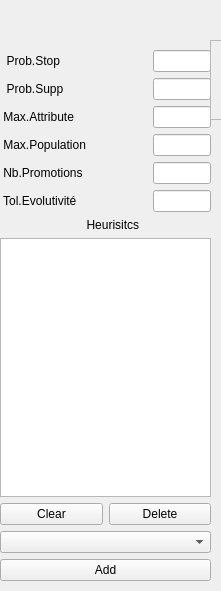
   <widget class="QWidget" name="S" native="true">
    <property name="geometry">
     <rect>
      <x>10</x>
      <y>-40</y>
      <width>221</width>
      <height>591</height>
     </rect>
    </property>
    <widget class="QWidget" name="verticalLayoutWidget_3">
     <property name="geometry">
      <rect>
       <x>0</x>
       <y>50</y>
       <width>211</width>
       <height>531</height>
      </rect>
     </property>
     <layout class="QVBoxLayout" name="Parametres">
      <item>
       <layout class="QVBoxLayout" name="verticalLayout">
        <item>
         <layout class="QFormLayout" name="formLayout_5">
          <item row="0" column="0">
           <widget class="QLabel" name="label">
            <property name="styleSheet">
             <string notr="true"/>
            </property>
            <property name="text">
             <string>  Prob.Stop                          </string>
            </property>
           </widget>
          </item>
          <item row="1" column="0">
           <widget class="QLabel" name="label_2">
            <property name="text">
             <string>  Prob.Supp </string>
            </property>
           </widget>
          </item>
          <item row="2" column="0">
           <widget class="QLabel" name="label_3">
            <property name="text">
             <string> Max.Attribute</string>
            </property>
           </widget>
          </item>
          <item row="3" column="0">
           <widget class="QLabel" name="label_6">
            <property name="text">
             <string> Max.Population</string>
            </property>
           </widget>
          </item>
          <item row="4" column="0">
           <widget class="QLabel" name="label_7">
            <property name="text">
             <string> Nb.Promotions</string>
            </property>
           </widget>
          </item>
          <item row="5" column="0">
           <widget class="QLabel" name="label_8">
            <property name="text">
             <string> Tol.Evolutivité</string>
            </property>
           </widget>
          </item>
          <item row="0" column="1">
           <widget class="QLineEdit" name="prob_stop"/>
          </item>
          <item row="1" column="1">
           <widget class="QLineEdit" name="prob_supp"/>
          </item>
          <item row="3" column="1">
           <widget class="QLineEdit" name="max_population"/>
          </item>
          <item row="2" column="1">
           <widget class="QLineEdit" name="max_attribute"/>
          </item>
          <item row="4" column="1">
           <widget class="QLineEdit" name="nb_promotions"/>
          </item>
          <item row="5" column="1">
           <widget class="QLineEdit" name="tol_evolutivite"/>
          </item>
         </layout>
        </item>
        <item>
         <widget class="QLabel" name="label_4">
          <property name="text">
           <string>                          Heurisitcs</string>
          </property>
         </widget>
        </item>
        <item>
         <widget class="QListWidget" name="heuristics"/>
        </item>
        <item>
         <layout class="QHBoxLayout" name="horizontalLayout">
          <item>
           <widget class="QPushButton" name="clear">
            <property name="baseSize">
             <size>
              <width>0</width>
              <height>10</height>
             </size>
            </property>
            <property name="text">
             <string>Clear</string>
            </property>
           </widget>
          </item>
          <item>
           <widget class="QPushButton" name="delete_h">
            <property name="baseSize">
             <size>
              <width>0</width>
              <height>10</height>
             </size>
            </property>
            <property name="text">
             <string>Delete</string>
            </property>
           </widget>
          </item>
         </layout>
        </item>
        <item>
         <widget class="QComboBox" name="add_heuristics"/>
        </item>
        <item>
         <widget class="QPushButton" name="heuristics_button">
          <property name="text">
           <string>Add</string>
          </property>
         </widget>
        </item>
       </layout>
      </item>
     </layout>
    </widget>
    <widget class="QFrame" name="frame">
     <property name="geometry">
      <rect>
       <x>210</x>
       <y>40</y>
       <width>621</width>
       <height>80</height>
      </rect>
     </property>
     <property name="frameShape">
      <enum>QFrame::StyledPanel</enum>
     </property>
     <property name="frameShadow">
      <enum>QFrame::Raised</enum>
     </property>
    </widget>
   </widget>
